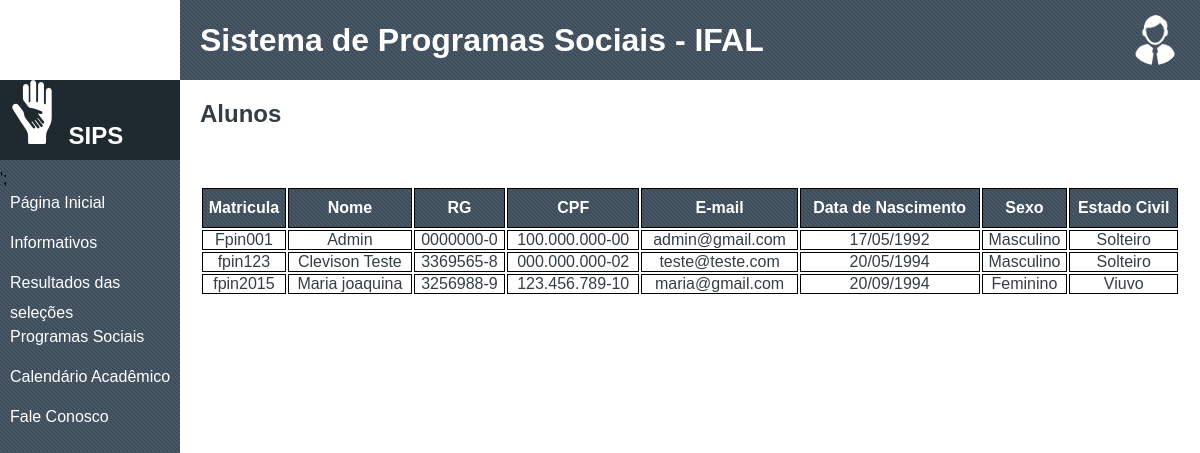
/alunos.php, run on the app's committed database.
### tables this page shows
CREATE TABLE `usuario` (
  `matricula` varchar(20) NOT NULL,
  `nome` varchar(80) NOT NULL,
  `rg` varchar(9) NOT NULL,
  `cpf` varchar(14) NOT NULL,
  `email` varchar(80) NOT NULL,
  `data_nascimento` date NOT NULL,
  `sexo` varchar(9) NOT NULL,
  `estado_civil` varchar(8) NOT NULL,
  `tipo_usuario` int(11) NOT NULL,
  `senha` varchar(60) NOT NULL
);

### php/conexao_banco.php (called while the page is built)
<?php
class Conexao{
	public function conectar(){
		try {
			$conexao = new PDO('mysql:host=localhost;dbname=sips;charset=utf8', 'root', '');
	        $conexao->setAttribute(PDO::ATTR_ERRMODE, PDO::ERRMODE_EXCEPTION);
	        return $conexao;
		} catch (PDOException $e) {
			 header("Location: ..\\erro.php");
		}
	}
}
?>

### alunos.php (the view, shortened to what this page needs)
<!DOCTYPE html>
<html>
<head>
	<link rel="stylesheet" type="text/css" href="css/base.css">
</head>
<body>
	<div id="global">
		<?php
		 	include("php/main.php");
		 	include("php/menu.php");
		 ?>
		<div class="content">
			<section>
				<h1>Alunos</h1>
			</section>
			<section>
				<?php
					include("php/conexao_banco.php");
					echo "<table  class='tabela'>";
						$conexao_consulta = new Conexao();
			  			$consulta = $conexao_consulta->conectar()->query("select * from usuario where tipo_usuario = '1'");
			  			echo "<tr><th>Matricula</th> <th>Nome</th> <th>RG</th> <th>CPF</td> <th>E-mail</th>	<th>Data de Nascimento</th> <th>Sexo</th> <th>Estado Civil</th> </tr>";
			  			while ($linha = $consulta->fetch(PDO::FETCH_ASSOC)) {
			  				$data = date("d/m/Y", strtotime ($linha['data_nascimento']));
						    echo "<tr>
						    		<td>{$linha['matricula']}</td>
									<td>{$linha['nome']}</td>
									<td>{$linha['rg']}</td>
									<td>{$linha['cpf']}</td>
									<td>{$linha['email']}</td>
									<td>$data</td>
									<td>{$linha['sexo']}</td>
									<td>{$linha['estado_civil']}</td>
								  </tr>";
						}
					echo '</table>';
				?>
			</section>
		</div>
	</div>
</body>
</html>

### css/base.css (style rules this page uses)
* { margin: 0; padding: 0; border: none; list-style: none; text-decoration: none; box-sizing:border-box; font-family: "arial"; }
#corpo .content { padding: 20px; }
section { margin-bottom: 40px; color: #333E44; }
#global { margin: 0; }
.tabela { width: 100%; text-align: center; }
.tabela th { background: url('../img/background.png') repeat; height: 40px; color: white; }
.tabela table, td, th { border: 1px solid black; }
.tabela td { vertical-align: bottom; }

### data on the page
usuario: matricula "Fpin001", nome "Admin", rg "0000000-0", cpf "100.000.000-00", email "admin@gmail.com", data_nascimento "17/05/1992", sexo "Masculino", estado_civil "Solteiro"
usuario: matricula "fpin123", nome "Clevison Teste", rg "3369565-8", cpf "000.000.000-02", email "teste@teste.com", data_nascimento "20/05/1994", sexo "Masculino", estado_civil "Solteiro"
usuario: matricula "fpin2015", nome "Maria joaquina", rg "3256988-9", cpf "123.456.789-10", email "maria@gmail.com", data_nascimento "20/09/1994", sexo "Feminino", estado_civil "Viuvo"
